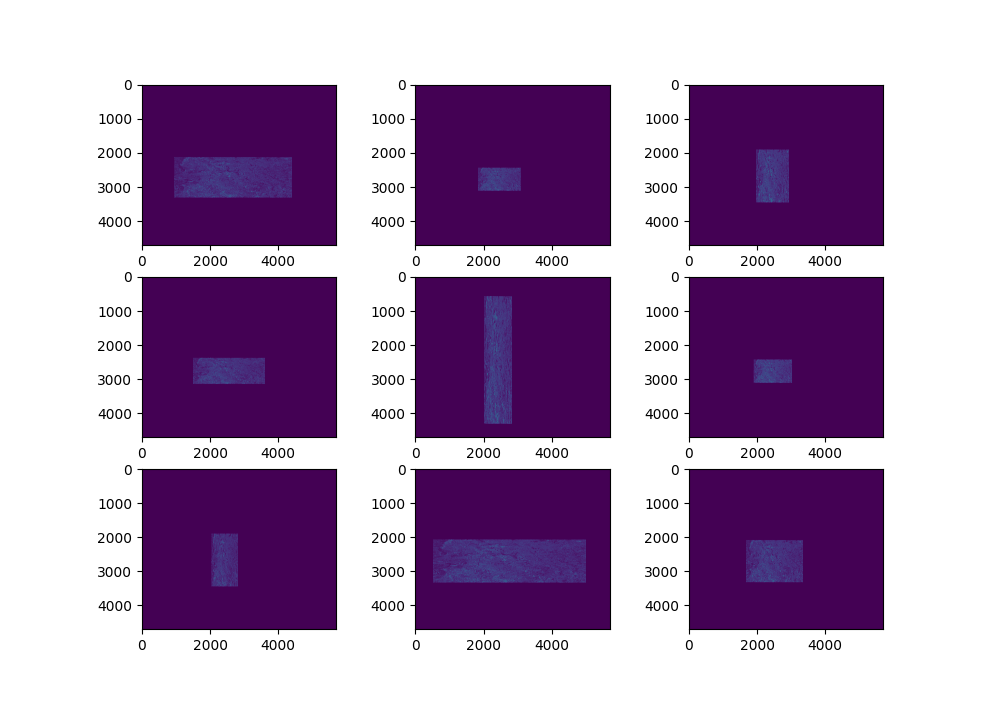

The script that drew this image:
from rasterio.plot import show
import rasterio
import matplotlib.pyplot as plt
from keras.preprocessing.image import ImageDataGenerator
from numpy import expand_dims
import scipy
from keras.preprocessing.image import img_to_array

image = rasterio.open("C:\\Users\\ma\\project\\Scripts\\data\\lab3\\data\\HVshahdadpur.tif")
data = image.read()
data = data.transpose(1, 2, 0)


samples = expand_dims(data, 0)
datagen = ImageDataGenerator(zoom_range=[ 1, 8])
it = datagen.flow(samples, batch_size=1)


plt.figure(figsize=(10, 10))
for i in range(9):
    plt.subplot(330 + 1 + i)
    batch = it.next()
    result = batch[0].astype('uint16')
    plt.imshow(result)

plt.show()
